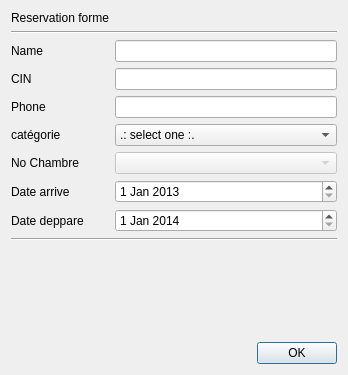
<?xml version="1.0" encoding="UTF-8"?>
<ui version="4.0">
 <class>AjouterReservation</class>
 <widget class="QDialog" name="AjouterReservation">
  <property name="geometry">
   <rect>
    <x>0</x>
    <y>0</y>
    <width>348</width>
    <height>375</height>
   </rect>
  </property>
  <property name="windowTitle">
   <string>Check-in Form</string>
  </property>
  <layout class="QGridLayout" name="gridLayout">
   <item row="4" column="2">
    <widget class="QLineEdit" name="phone"/>
   </item>
   <item row="5" column="2">
    <widget class="QComboBox" name="catList">
     <property name="minimumSize">
      <size>
       <width>0</width>
       <height>0</height>
      </size>
     </property>
     <item>
      <property name="text">
       <string>.: select one :.</string>
      </property>
     </item>
    </widget>
   </item>
   <item row="7" column="0">
    <widget class="QLabel" name="label_4">
     <property name="text">
      <string>Date arrive</string>
     </property>
    </widget>
   </item>
   <item row="5" column="0">
    <widget class="QLabel" name="label_9">
     <property name="text">
      <string>catégorie</string>
     </property>
    </widget>
   </item>
   <item row="2" column="0">
    <widget class="QLabel" name="label_2">
     <property name="text">
      <string>Name</string>
     </property>
    </widget>
   </item>
   <item row="6" column="0">
    <widget class="QLabel" name="label_10">
     <property name="text">
      <string>No Chambre</string>
     </property>
    </widget>
   </item>
   <item row="11" column="0" colspan="3">
    <widget class="Line" name="line_3">
     <property name="orientation">
      <enum>Qt::Horizontal</enum>
     </property>
    </widget>
   </item>
   <item row="1" column="0" colspan="3">
    <widget class="Line" name="line">
     <property name="orientation">
      <enum>Qt::Horizontal</enum>
     </property>
    </widget>
   </item>
   <item row="4" column="0">
    <widget class="QLabel" name="label_5">
     <property name="text">
      <string>Phone</string>
     </property>
    </widget>
   </item>
   <item row="13" column="0" colspan="3">
    <layout class="QHBoxLayout" name="horizontalLayout">
     <item>
      <spacer name="horizontalSpacer">
       <property name="orientation">
        <enum>Qt::Horizontal</enum>
       </property>
       <property name="sizeHint" stdset="0">
        <size>
         <width>40</width>
         <height>20</height>
        </size>
       </property>
      </spacer>
     </item>
     <item>
      <widget class="QPushButton" name="okButton">
       <property name="enabled">
        <bool>true</bool>
       </property>
       <property name="text">
        <string>OK</string>
       </property>
      </widget>
     </item>
    </layout>
   </item>
   <item row="3" column="0">
    <widget class="QLabel" name="label_3">
     <property name="text">
      <string>CIN</string>
     </property>
    </widget>
   </item>
   <item row="8" column="0">
    <widget class="QLabel" name="label_6">
     <property name="text">
      <string>Date deppare</string>
     </property>
    </widget>
   </item>
   <item row="7" column="2">
    <widget class="QDateEdit" name="dateEditArive">
     <property name="date">
      <date>
       <year>2013</year>
       <month>1</month>
       <day>1</day>
      </date>
     </property>
    </widget>
   </item>
   <item row="0" column="0" colspan="2">
    <widget class="QLabel" name="label">
     <property name="text">
      <string>&lt;html&gt;&lt;head/&gt;&lt;body&gt;&lt;p&gt;Reservation forme&lt;/p&gt;&lt;/body&gt;&lt;/html&gt;</string>
     </property>
    </widget>
   </item>
   <item row="12" column="0" colspan="3">
    <spacer name="verticalSpacer">
     <property name="orientation">
      <enum>Qt::Vertical</enum>
     </property>
     <property name="sizeHint" stdset="0">
      <size>
       <width>20</width>
       <height>40</height>
      </size>
     </property>
    </spacer>
   </item>
   <item row="3" column="2">
    <widget class="QLineEdit" name="CINText"/>
   </item>
   <item row="6" column="2">
    <widget class="QComboBox" name="roomList">
     <property name="enabled">
      <bool>false</bool>
     </property>
    </widget>
   </item>
   <item row="2" column="2">
    <widget class="QLineEdit" name="nameText"/>
   </item>
   <item row="8" column="2">
    <widget class="QDateEdit" name="dateEditDepart">
     <property name="date">
      <date>
       <year>2014</year>
       <month>1</month>
       <day>1</day>
      </date>
     </property>
    </widget>
   </item>
  </layout>
 </widget>
 <resources/>
 <connections/>
</ui>
